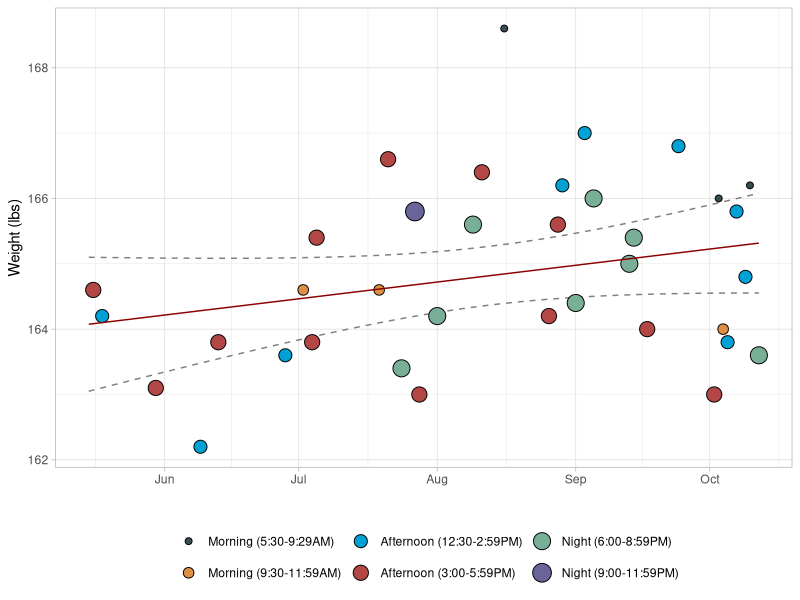

R code for this plot:
#load packages into environment
library(tidyverse)
library(here)
library(ggeffects)
library(data.table)
library(lubridate)
library(ggsci)

# Load and pre-process data
wbd <- read.delim(here("weight_data.txt"), sep = " ", header = F, col.names = c("Date", "Time", "Liam")) %>% 
  mutate(Date = as.numeric(as.Date(Date)-19492),
         Time = as.ITime(x = Time)) 

# Model weight change by day
mod <- lm(Liam ~ Date + Time, wbd)
summary(mod)

# Predict weight by day from linear model
pred <- ggpredict(mod, terms = c("Date")) %>% 
  rename(Liam = predicted)

# Return dates back to date formats
pred$Date <- as_date(pred$x+19492)
wbd$Date <- as_date(wbd$Date+19492)

# Plot weight by day
pdf("weight.pdf", width = 7, height = 4)
wbd %>% mutate(Time = as.numeric(Time),
               Time = case_when(Time < 34200 ~ 'Morning (5:30-9:29AM)',
                                Time < 43200 ~ 'Morning (9:30-11:59AM)',
                                Time < 54000 ~ "Afternoon (12:30-2:59PM)",
                                Time < 64800 ~ 'Afternoon (3:00-5:59PM)',
                                Time < 75600 ~ "Night (6:00-8:59PM)",
                                Time <= 86400 ~ 'Night (9:00-11:59PM)'),
               Time = factor(Time, c('Morning (5:30-9:29AM)','Morning (9:30-11:59AM)', "Afternoon (12:30-2:59PM)",'Afternoon (3:00-5:59PM)',"Night (6:00-8:59PM)",'Night (9:00-11:59PM)'))) %>% 
  ggplot(aes(Date, Liam)) +
  geom_line(data = pred, aes(y = conf.low), colour = "grey50", linetype = "dashed") +
  geom_line(data = pred,aes(y = conf.high), colour = "grey50", linetype = "dashed") +
  geom_point(aes(size = Time, fill = Time), pch = 21) +
  geom_line(data = pred, color = "darkred") +
  labs(x = "", y = "Weight (lbs)") +
  guides(fill = guide_legend(title = ""), size = guide_legend(title = "")) + 
  scale_fill_jama() +
  theme_light() +
  theme(legend.position = "bottom")
 dev.off()

# Results:
# According to this model I gained 0.0098 lbs everyday since May 16, 2023. 
# At that rate, I would reach my goal of 170 lbs in 711 days (~ 2 years).
# I need to increase calories and muscle growth to reach this goal in a reasonable time frame.
 
 
